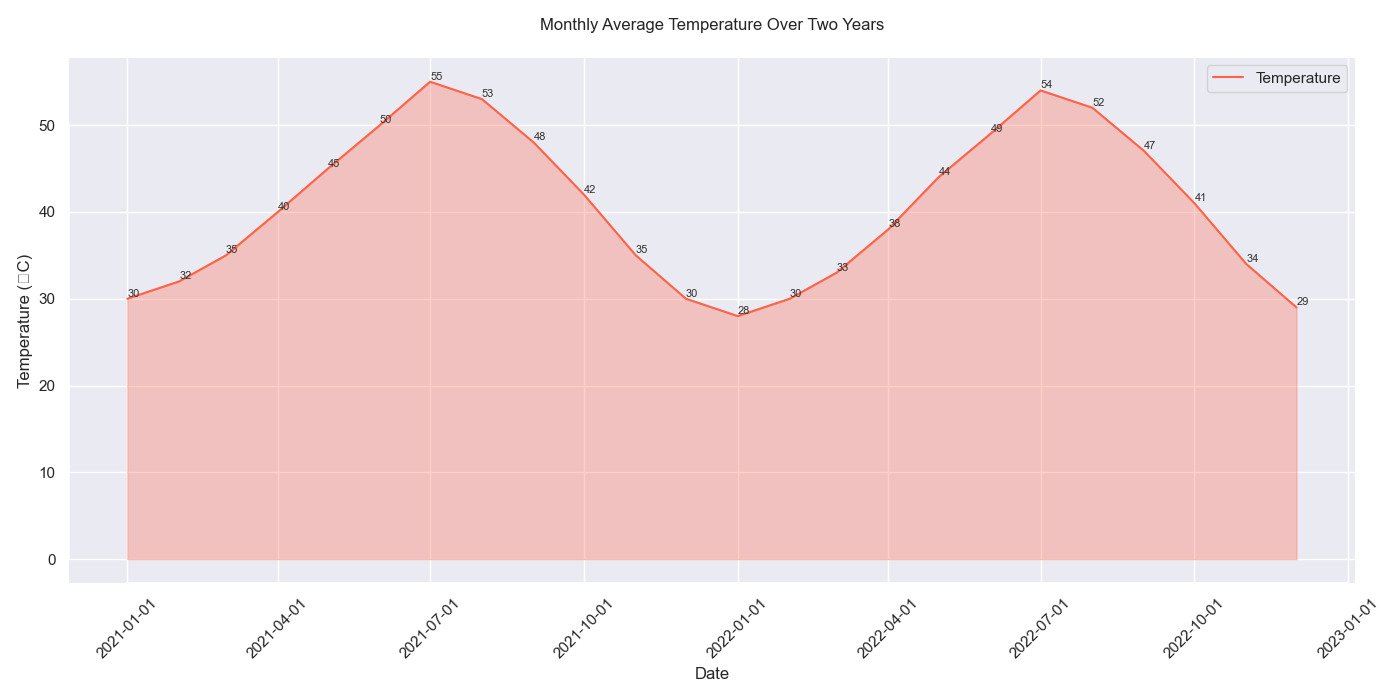

Write the Python code that produced this figure.

import seaborn as sns
import pandas as pd
import matplotlib.pyplot as plt

# Data
data = {
    'Date': ['2021-01-01', '2021-02-01', '2021-03-01', '2021-04-01', '2021-05-01',
             '2021-06-01', '2021-07-01', '2021-08-01', '2021-09-01', '2021-10-01',
             '2021-11-01', '2021-12-01', '2022-01-01', '2022-02-01', '2022-03-01',
             '2022-04-01', '2022-05-01', '2022-06-01', '2022-07-01', '2022-08-01',
             '2022-09-01', '2022-10-01', '2022-11-01', '2022-12-01'],
    'Temperature': [30, 32, 35, 40, 45, 50, 55, 53, 48, 42, 35, 30, 
                    28, 30, 33, 38, 44, 49, 54, 52, 47, 41, 34, 29]
}

df = pd.DataFrame(data)
df['Date'] = pd.to_datetime(df['Date'])

# Plot
plt.figure(figsize=(14, 7))
ax = sns.lineplot(x='Date', y='Temperature', data=df, color='#ff6347', label='Temperature')
ax.fill_between(df['Date'], df['Temperature'], color='#ff6347', alpha=0.3)

# Annotations
for index, value in df.iterrows():
    ax.text(value['Date'], value['Temperature'], str(value['Temperature']), verticalalignment='bottom',
            horizontalalignment='left', color='#333333', fontsize=8)
    
# Aesthetics
plt.title('Monthly Average Temperature Over Two Years', pad=20)
plt.xlabel('Date')
plt.ylabel('Temperature (°C)')
sns.despine(trim=True)

# Display
plt.xticks(rotation=45)
plt.tight_layout()
plt.show()
